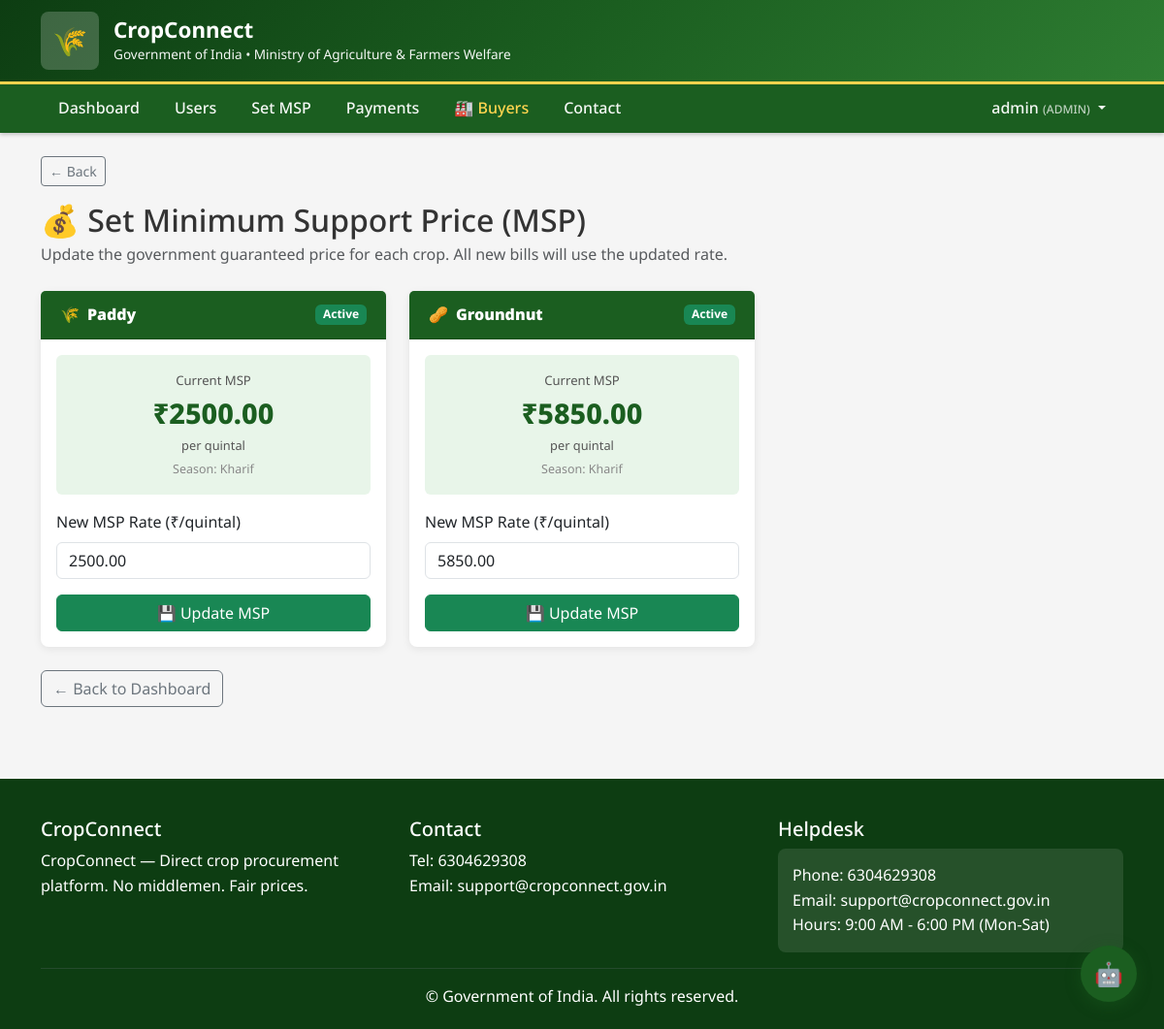
The page /admin-portal/set-msp/ (signed in) on the database its author committed.
### procurement/models.py (models this page shows, shortened)
class User(AbstractUser):
    class Role(models.TextChoices):
        FARMER = 'FARMER', 'Farmer'
        OFFICER = 'OFFICER', 'Procurement Officer'
        ADMIN = 'ADMIN', 'Administrator'
        BUYER = 'BUYER', 'Private Buyer'
    role = models.CharField(max_length=10, choices=Role.choices)
    phone = models.CharField(max_length=15, blank=True)
    created_at = models.DateTimeField(auto_now_add=True)
    class Meta:
        db_table = 'procurement_user'

class Crop(models.Model):
    name = models.CharField(max_length=50, unique=True)  # Paddy, Groundnut
    msp_per_quintal = models.DecimalField(max_digits=10, decimal_places=2)
    unit = models.CharField(max_length=20, default='Quintal')
    season = models.CharField(max_length=50, blank=True)  # Kharif, Rabi
    is_active = models.BooleanField(default=True)
    created_at = models.DateTimeField(auto_now_add=True)
    updated_at = models.DateTimeField(auto_now=True)
    class Meta:
        db_table = 'procurement_crop'

### procurement/views.py (the view, shortened to what this page needs)
# urls.py: path('admin-portal/set-msp/', views.admin_set_msp, name='admin_set_msp'),
@admin_required
def admin_set_msp(request):
    crops = Crop.objects.filter(is_active=True)
    return render(request, 'admin/set_msp.html', {'crops': crops})

### templates/admin/set_msp.html (shortened to what this page needs)
{% extends 'base.html' %}
{% block content %}
<h2 class="mb-1">💰 Set Minimum Support Price (MSP)</h2>
<p class="text-muted mb-4">Update the government guaranteed price for each crop. All new bills will use the updated rate.</p>
<div class="row g-4">
    {% for crop in crops %}
    <div class="col-md-4">
        <div class="card">
            <div class="card-header d-flex align-items-center gap-2">
                <span>{% if crop.name == 'Paddy' %}🌾{% else %}🥜{% endif %}</span>
                <strong>{{ crop.name }}</strong>
                <span class="badge bg-success ms-auto">Active</span>
            </div>
            <div class="card-body">
                <div class="mb-3 p-3 rounded" style="background:#e8f5e9;text-align:center;">
                    <div style="font-size:0.82rem;color:#555;">Current MSP</div>
                    <div style="font-size:1.8rem;font-weight:800;color:#1b5e20;">₹{{ crop.msp_per_quintal }}</div>
                    <div style="font-size:0.8rem;color:#555;">per quintal</div>
                    {% if crop.season %}
                    <div style="font-size:0.78rem;color:#888;margin-top:4px;">Season: {{ crop.season }}</div>
                    {% endif %}
                </div>
                <form method="post">
                    <div class="mb-3">
                        <label class="form-label">New MSP Rate (₹/quintal)</label>
                        <input type="number" name="msp_per_quintal"
                            value="{{ crop.msp_per_quintal }}"
                            step="0.01" min="0"
                            class="form-control" required
                            placeholder="e.g. 2183">
                    </div>
                    <button type="submit" class="btn btn-success w-100"
                        onclick="return confirm('Update MSP for {{ crop.name }} to ₹' + this.form.msp_per_quintal.value + '/quintal?')">
                        💾 Update MSP
                    </button>
                </form>
            </div>
        </div>
    </div>
    {% empty %}
    <div class="col-12">
        <div class="alert alert-warning">No crops found. Please add crops first.</div>
    </div>
    {% endfor %}
</div>
<div class="mt-4">
    <a href="{% url 'admin_dashboard' %}" class="btn btn-outline-secondary">← Back to Dashboard</a>
</div>
{% endblock %}

### templates/base.html (shortened to what this page needs)
<!DOCTYPE html>
<html lang="en">
<head>
    <link href="https://cdn.jsdelivr.net/npm/bootstrap@5.3.2/dist/css/bootstrap.min.css" rel="stylesheet">
</head>
<body>
    <header class="gov-header">
        <div class="container">
            <div class="logo-area">
                <div class="logo-placeholder">🌾</div>
                <div>
                    <h1>CropConnect</h1>
                    <div class="subtitle">Government of India &bull; Ministry of Agriculture &amp; Farmers Welfare</div>
                </div>
            </div>
        </div>
    </header>
    <nav class="navbar navbar-expand-lg nav-bar">
        <div class="container">
            <div class="collapse navbar-collapse" id="navbarNav">
                <ul class="navbar-nav me-auto">
                    {% if user.is_authenticated %}
                        {% if user.role == 'FARMER' %}
                        <li class="nav-item"><a class="nav-link" href="{% url 'farmer_dashboard' %}">Dashboard</a></li>
                        <li class="nav-item"><a class="nav-link" href="{% url 'farmer_book_slot' %}">Book Slot</a></li>
                        <li class="nav-item"><a class="nav-link" href="{% url 'farmer_booking_status' %}">My Bookings</a></li>
                        <li class="nav-item"><a class="nav-link" href="{% url 'farmer_payment_status' %}">Payments</a></li>
                        <li class="nav-item"><a class="nav-link" href="{% url 'farmer_marketplace' %}" style="color:#FFD54F !important;font-weight:700;">🏪 Marketplace</a></li>
                        {% elif user.role == 'ADMIN' %}
                        <li class="nav-item"><a class="nav-link" href="{% url 'admin_dashboard' %}">Dashboard</a></li>
                        <li class="nav-item"><a class="nav-link" href="{% url 'admin_manage_users' %}">Users</a></li>
                        <li class="nav-item"><a class="nav-link" href="{% url 'admin_set_msp' %}">Set MSP</a></li>
                        <li class="nav-item"><a class="nav-link" href="{% url 'admin_approve_payments' %}">Payments</a></li>
                        <li class="nav-item"><a class="nav-link" href="{% url 'admin_manage_buyers' %}" style="color:#FFD54F !important;">🏭 Buyers</a></li>
                        {% elif user.role == 'BUYER' %}
                        <li class="nav-item"><a class="nav-link" href="{% url 'buyer_dashboard' %}">Dashboard</a></li>
                        <li class="nav-item"><a class="nav-link" href="{% url 'buyer_create_offer' %}">Post Offer</a></li>
                        {% endif %}
                        <li class="nav-item"><a class="nav-link" href="{% url 'contact' %}">Contact</a></li>
                    {% else %}
                        <li class="nav-item"><a class="nav-link" href="{% url 'login' %}">Login</a></li>
                        <li class="nav-item"><a class="nav-link" href="{% url 'farmer_register' %}">Register as Farmer</a></li>
                        <li class="nav-item"><a class="nav-link" href="{% url 'buyer_register' %}">Register as Buyer</a></li>
                    {% endif %}
                </ul>
                {% if user.is_authenticated %}
                <ul class="navbar-nav">
                    <li class="nav-item dropdown">
                        <a class="nav-link dropdown-toggle" href="#" data-bs-toggle="dropdown">
                            {{ user.get_full_name|default:user.username }}
                            <small style="opacity:0.75;font-size:0.75rem;">({{ user.role }})</small>
                        </a>
                    </li>
                </ul>
                {% endif %}
            </div>
        </div>
    </nav>
    <main class="container py-4">
        {% if request.path != '/' %}
        <button type="button" class="btn btn-outline-secondary btn-sm mb-3" onclick="window.history.back();">&larr; Back</button>
        {% endif %}
        {% block content %}{% endblock %}
    </main>
    <footer class="footer">
        <div class="container">
            <div class="row">
                <div class="col-md-4">
                    <h5>CropConnect</h5>
                    <p>CropConnect — Direct crop procurement platform. No middlemen. Fair prices.</p>
                </div>
                <div class="col-md-4">
                    <h5>Contact</h5>
                    <p>Tel: 6304629308<br>Email: support@cropconnect.gov.in</p>
                </div>
                <div class="col-md-4">
                    <h5>Helpdesk</h5>
                    <div class="helpdesk">
                        Phone: 6304629308<br>
                        Email: support@cropconnect.gov.in<br>
                        Hours: 9:00 AM - 6:00 PM (Mon-Sat)
                    </div>
                </div>
            </div>
            <hr class="my-3 border-secondary">
            <p class="text-center mb-0">&copy; Government of India. All rights reserved.</p>
        </div>
    </footer>
    {% if user.is_authenticated %}
    <button id="ai-chat-btn" title="AI Farm Assistant" onclick="toggleChat()">&#129302;</button>
    {% endif %}
</body>
</html>

### templates/base.html (style rules this page uses)
:root { --gov-green: #1B5E20; --gov-green-light: #2E7D32; --gov-green-dark: #0D3D12; }
body { font-family: 'Noto Sans', Arial, sans-serif; background-color: #F5F5F5; color: #333; line-height: 1.6; }
.gov-header { background: linear-gradient(135deg, var(--gov-green-dark) 0%, var(--gov-green) 50%, var(--gov-green-light) 100%); color: white; padding: 12px 0; border-bottom: 3px solid #FFD54F; }
.gov-header .logo-area { display: flex; align-items: center; gap: 15px; }
.gov-header .logo-placeholder { width: 60px; height: 60px; background: rgba(255,255,255,0.2); border-radius: 8px; display: flex; align-items: center; justify-content: center; font-size: 1.8rem; }
.gov-header h1 { font-size: 1.4rem; font-weight: 700; margin: 0; }
.gov-header .subtitle { font-size: 0.85rem; opacity: 0.95; }
.nav-bar { background: var(--gov-green) !important; padding: 0; box-shadow: 0 2px 4px rgba(0,0,0,0.2); }
.nav-bar .navbar-nav .nav-link { color: rgba(255,255,255,0.95) !important; font-weight: 500; padding: 12px 18px; transition: background 0.2s; }
.card { border: none; border-radius: 8px; box-shadow: 0 2px 8px rgba(0,0,0,0.08); }
.card-header { background: var(--gov-green); color: white; font-weight: 600; border-radius: 8px 8px 0 0; padding: 12px 20px; }
.footer { background: var(--gov-green-dark); color: white; padding: 40px 0 20px; margin-top: 50px; }
.footer .helpdesk { background: rgba(255,255,255,0.1); padding: 15px; border-radius: 8px; }
#ai-chat-btn { position: fixed; bottom: 28px; right: 28px; z-index: 1050; width: 58px; height: 58px; border-radius: 50%; background: var(--gov-green); color: white; border: none; box-shadow: 0 4px 16px rgba(27,94,32,0.45); font-size: 1.5rem; cursor: pointer; display: flex; align-items: center; justify-content: center; transition: transform 0.2s; }

### rows shown on the page
User: get_full_name "admin", role "ADMIN"
Crop: name "Paddy", msp_per_quintal "2500.00", season "Kharif"
Crop: name "Groundnut", msp_per_quintal "5850.00", season "Kharif"
